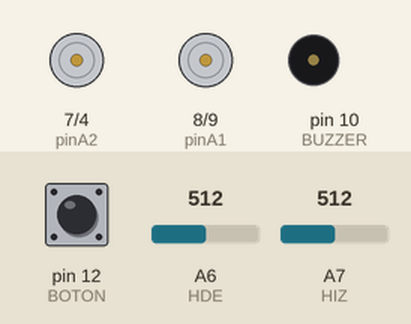
Simulated run of this sketch. Board: Arduino Nano, built with avr-gcc and run on an emulated ATmega328P. On the bench: motor-driver pin pairs drawn as motors (green arrow = first pin HIGH = forward, orange = second pin HIGH = backward, longer = more drive, scaled by the enable pin), buzzer (waves = sounding). The inputs (shaded band) are chosen by the test bench; at power-on: pin 12 (BOTON) LOW, A6 (HDE) = 512, A7 (HIZ) = 512.

Above: at 0.8 s.
0.9 s: pin 12 (BOTON) pulled HIGH for 0.15 s
At 1.3 s:
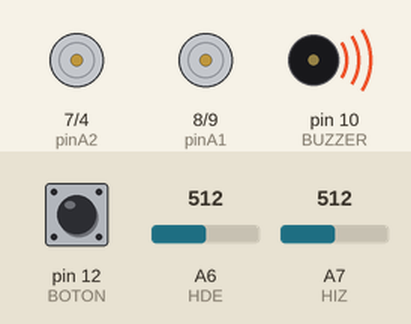
Timing chart, 0 to 12.9 s (numbered marks = the images above; inputs shaded):
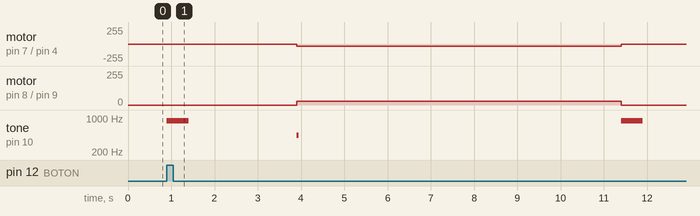

The sketch:

SeguidorLinea_Selector_S8.ino
```cpp
#include "variables.h"
#include <QTRSensors.h>
#define NUM_SENSORS 6             // Número sensores usados
#define NUM_SAMPLES_PER_SENSOR 4  // Muestras por sensor (DEJAR EN 4)
#define EMITTER_PIN 11            // Pin del emisor

// Se crea la variable que representa al sensor
QTRSensorsAnalog qtra((unsigned char[]){ 5, 4, 3, 2, 1, 0 }, NUM_SENSORS, NUM_SAMPLES_PER_SENSOR, EMITTER_PIN);

unsigned int sensorValues[NUM_SENSORS];  // Lista para guardar las lecturas

int ref = 0;
int Tp = 25;
float Kp = 0.14;
float Ki = 0;
float Kd = 0.1;

int integral = 0, ultimoError = 0, contDer = 0;

int geo = 0;                             //Variable de estado que indica nuestro modo de geo
int l_geo = 0, ll_geo = 0, lll_geo = 0;  //Guardan nuestra huella digital
int umbral = 700;                        //umbral que consideraremos como negro

int aumento = 10;       // Valor a aumentar / disminuir en la "Función Modo"
bool seguidor = false;  // Estado inicial del Hermes, false: Inicia en "Funcion Modo", true: Inicia en "Seguidor de linea"

void setup() {
  // Inicializar los pines del motor
  motorSetup();

  // Inicializar los sensores QTR-1A
  pinMode(HIZ, INPUT);
  pinMode(HDE, INPUT);

  selectorModo();

  // Delay para dar tiempo a poner el Hermes en la pista
  delay(2500);

  // Indicadores de INICIO de calibracion
  tone(BUZZER, 440, 50);

  motores(30, -30);  // Gira solo mientras se calibra
  calibrar();        // Se calibra el sensor
  motores(0, 0);     // Deja de girar cuando termina

  // Indicador de final de calibracion
  tone(BUZZER, 880, 500);

  // Espera a que se apriete el botón para continuar
  botonInicio();

  // Delay para dar tiempo a poner soltar el Hermes antes de que avance
  delay(1000);
}

void loop() {
  // Llamamos a la funcion que maneja los hitos
  hitos();

  // Leemos la posicion, con valores entre -255 y 255
  int posicion = leerPosicion();

  int error = posicion - ref;

  integral = integral + error;

  int derivada = error - ultimoError;

  int giro = (Kp * error) + (Ki * integral) + (Kd * derivada);

  int velIzq = Tp + giro;
  int velDer = Tp - giro;

  motores(velIzq, velDer);

  ultimoError = error;
}
```

funcionModo.ino
```cpp
void funcionModo(int valor){
  Tp = Tp + valor;
  if (valor > 0) {
    tone(BUZZER, 523, 200);
    delay(200);
    tone(BUZZER, 783, 200);
    delay(200);
  } else {
    tone(BUZZER, 783, 200);
    delay(200);
    tone(BUZZER, 523, 200);
    delay(200);
  }
}

void selectorModo(){
  while (seguidor == false){
    hitos();
    if (digitalRead(BOTON) == 1){
      seguidor = true;
    }
  }
  tone(BUZZER, 880, 500);
  delay(500);
}
```

hitos.ino
```cpp
void hitos() {

  // Sección para definir valores a "Hiz" y "Hde" -----------------------------
  int Hiz = analogRead(HIZ);  //Leemos el estado de ambos sensores
  int Hde = analogRead(HDE);

  if (Hiz < umbral) {
    Hiz = 1;  //El hito izquierdo está activado
  } else {
    Hiz = 0;  //El hito izquierdo no está activado
  }

  if (Hde < umbral) {
    Hde = 1;  //El hito derecho está activado
  } else {
    Hde = 0;  //El hito derecho no está activado
  }

  // Sección para definir valores a "geo" -----------------------------------
  if (Hiz == 0 && Hde == 0) {
    geo = 0;
  }
  if (Hiz == 1 && Hde == 0) {
    geo = 1;
  }
  if (Hiz == 0 && Hde == 1) {
    geo = 2;
  }
  if (Hiz == 1 && Hde == 1) {
    geo = 3;
  }


  // Sección para definir valores ejecutar acciones de hitos ----------------

  if (geo != l_geo) {  // Hubo un cambio del geo actual y el anterior?

    if (geo == 0 && l_geo == 1 && ll_geo == 0) {
      if (seguidor) {
        funcionHitoIz();  //Acciones para hito izquierdo
      } else {
        funcionModo(aumento);
      }
    }
    if (geo == 0 && l_geo == 2 && ll_geo == 0) {
      if (seguidor) {
        funcionHitoDe();  //Acciones para hito derecho
      } else {
        funcionModo(-aumento);
      }
    }
    if (geo == 0 && ((l_geo == 3) || (ll_geo == 3) || (lll_geo == 3))) {
      funcionCruce();  //Acciones para hito de cruce
    }
    //Actualizar historial de los últimos 3 geos detectados
    lll_geo = ll_geo;
    ll_geo = l_geo;
    l_geo = geo;
  }
}

void funcionHitoIz() {
  tone(BUZZER, 660, 200);
}
void funcionHitoDe() {
  tone(BUZZER, 880, 200);
  // Aumentamos contador de Hitos derecho
  contDer++;
  if (contDer == 2) {  // Se contó el segundo hito derecho?
    // Detener motores hasta apretar el boton
    motores(0, 0);
    delay(1000);
    botonInicio();
  }
}
void funcionCruce() {
  tone(BUZZER, 440, 200);
}
```

motores.ino
```cpp
void motorSetup() {
  pinMode(pinA1, OUTPUT);
  pinMode(pinA2, OUTPUT);
  pinMode(PWMA, OUTPUT);
  pinMode(pinB1, OUTPUT);
  pinMode(pinB2, OUTPUT);
  pinMode(PWMB, OUTPUT);
}

void motores(int velIzq, int velDer) {
  // MOTOR 1
  if (velIzq > 0) {
    digitalWrite(pinA1, HIGH);
    digitalWrite(pinA2, LOW);
  } else if (velIzq < 0) {
    digitalWrite(pinA1, LOW);
    digitalWrite(pinA2, HIGH);
    velIzq = -velIzq;
  } else if (velIzq == 0){
    digitalWrite(pinA1, LOW);
    digitalWrite(pinA2, LOW);
  }
  analogWrite(PWMA, constrain(velIzq,0,255));

  // MOTOR 2
  if (velDer > 0) {
    digitalWrite(pinB1, HIGH);
    digitalWrite(pinB2, LOW);
  } else if (velDer < 0) {
    digitalWrite(pinB1, LOW);
    digitalWrite(pinB2, HIGH);
    velDer = -velDer;
  } else if (velDer == 0){
    digitalWrite(pinB1, LOW);
    digitalWrite(pinB2, LOW);
  }
  analogWrite(PWMB, constrain(velDer,0,255));
}
```

seguidorLinea.ino
```cpp
void calibrar(){
  for (int i = 0; i < 300; i++) {
    qtra.calibrate();
  }
}

void botonInicio(){
  while (true) {
    if (digitalRead(BOTON) == 1) {
      break;
    }
  }
}

int leerPosicion(){
  // Actualizar los valores del sensor QTR-8A
  qtra.read(sensorValues);

  // Línea blanca sobre fondo negro
  int pos = qtra.readLine(sensorValues, true, true);
  // Línea negra sobre fondo blanco
  //int posicion = qtra.readLine(sensorValues, true, false);

  // Transformar la lectura de estar entre 0 y 5000 a -255 y 255
  pos = map(pos, 0, 5000, -255, 255);
  return pos;
}
```

variables.h
```cpp
// Pines Motor
#define pinA1 8//IZQUERDA
#define pinA2 7
#define PWMA 6

#define pinB1 9//DERECHA
#define pinB2 4
#define PWMB 5

#define BOTON 12
#define BUZZER 10

#define HIZ A7    //Sensor QTR-1A izquierdo
#define HDE A6	  //Sensor QTR-1A derecho
```

Measured:
- after the input at 0.9 s, motor on pin 7 (pinA2) / pin 4 (pinB2): stopped → backward 30/255 after 3.0 s, → stopped 7.5 s later; motor on pin 8 (pinA1) / pin 9 (pinB1): stopped → forward 30/255 after 3.0 s, → stopped 7.5 s later; tone on pin 10 (BUZZER): plays 880 Hz for 0.50 s, 440 Hz for 0.05 s, 880 Hz for 0.50 s, starting at once
